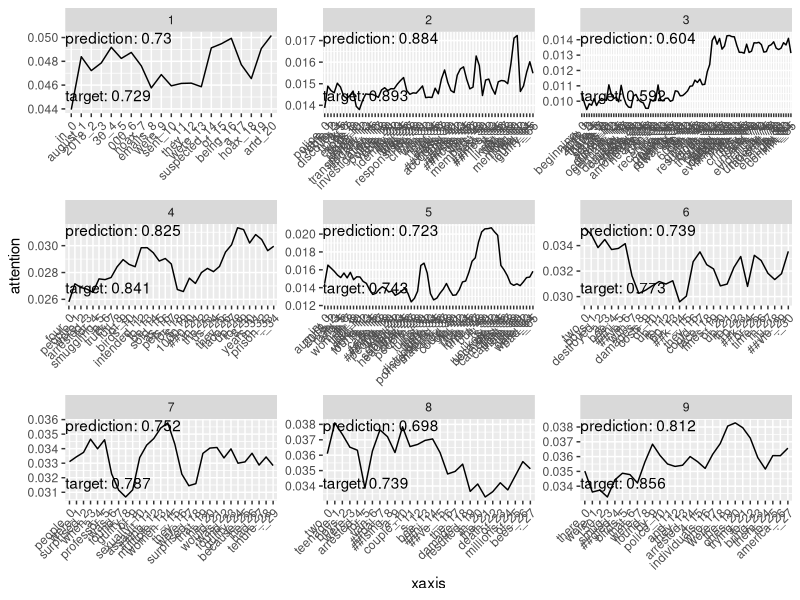

The R script that drew this image:
## ---- chunk 1
library(tidyverse)
library(here)
## ---- chunk 2
df_stories = read_csv(here("models/01_nlu_project/tokenized_stories.csv"))
  
df_attention = read_csv(here("models/01_nlu_project/attention.csv"))

df_loss = read_csv(here("models/01_nlu_project/loss.csv")) %>% 
  arrange(loss) %>% 
  mutate(reordered_story_id = row_number())

df = left_join(df_stories, df_attention, by=c("tensor","story_id", "token_id")) %>% 
  select(-tensor) %>% 
  left_join(., df_loss, by=c("story_id")) %>% 
  arrange(loss) %>% 
  select(-story_id)
## ---- chunk 3
df_plot = df %>% 
  filter(reordered_story_id < 10)

df_plot$xaxis = paste(df_plot$story_tokenized,df_plot$token_id,sep="_")
df_plot$xaxis = reorder(df_plot$xaxis, df_plot$token_id)

df_text = df_plot %>% 
  select(target,prediction,reordered_story_id) %>% 
  gather(measure,value,target,prediction) %>% 
  distinct() %>% 
  mutate(y = ifelse(measure=="target",-Inf,Inf),
         hjust = ifelse(measure=="target",-1,1)) %>% 
  mutate_at(vars(value), funs(round(.,3))) %>% 
  mutate(label = paste(measure,value,sep=": "))

plot= ggplot(df_plot, aes(x=xaxis,y=attention, group = 1)) +
  geom_line() +
  facet_wrap(~reordered_story_id, scales = "free") +
  geom_text(data=df_text,aes(x=-Inf,y=y,vjust=hjust,label=label),hjust=0) +
  theme(axis.text.x = element_text(angle = 45, hjust = 1))
## ---- chunk 4
df_avg = df %>% 
  group_by(story_tokenized) %>% 
  summarize(avgAttention = mean(attention))
